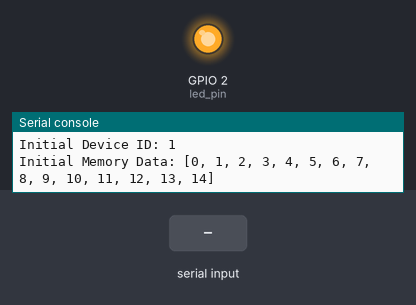
A program run on a simulated ESP32 board running MicroPython. On the bench: output pins drawn as LEDs (lit = HIGH), the last lines printed to the serial console. Inputs (shaded band) come from the test bench.

Above: at 1.2 s.
1.3 s: "{\n" received over the second serial link
At 2.9 s:
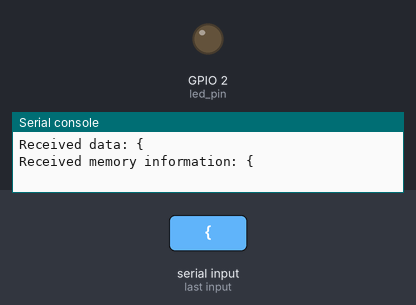
Timing chart, 0 to 4.4 s (numbered marks = the images above; inputs shaded):
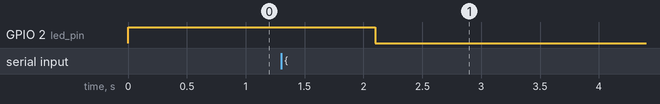

Measured:
- after the input at 1.3 s, GPIO 2 (led_pin): HIGH → LOW after 0.80 s

The program:

ESP_recieve_test.py
```python
import machine
from machine import Pin
import ujson
import time

# Configure UART and LED pin
uart = machine.UART(1, baudrate=115200, rx=16)  # Change rx pin as per your ESP32 board
led_pin = Pin(2, Pin.OUT)
led_pin.on()

# Global variables
memory_data = [0, 1, 2, 3, 4, 5, 6, 7, 8, 9, 10, 11, 12, 13, 14]
device_id = 1

def flash_led(duration=0.1):
    # Flash the LED for a specified duration
    led_pin.value(1)
    time.sleep(duration)
    led_pin.value(0)

def manage_memory(data):
    global device_id

    print("Received memory information:", data)

    try:
        # Concatenate received lines until a complete JSON string is obtained
        while data.count('{') > data.count('}'):
            if uart.any():
                data += uart.read(uart.any()).decode('utf-8')

        # Deserialize the JSON data back into a dictionary
        received_memory_info_dict = ujson.loads(data)

        # Process the received memory information as needed
        for received_device_id, info in received_memory_info_dict.items():
            print(f"Device ID: {received_device_id}, Data: {info['data']}")
            perform_memory_operation(received_device_id, info)
    except Exception as e:
        print("Error processing received data:", e)

def perform_memory_operation(received_device_id, data):
    global memory_data
    global device_id

    # Extracting nested data for the specified device ID
    nested_data = data.get(received_device_id, {}).get('data', {})
    start_index = nested_data.get("start_index", 0)
    stop_index = nested_data.get("stop_index", 0)
    operation_code = nested_data.get("operation_code", 0)

    if operation_code == 1:
        print(f"Copying and sending data for Device ID {received_device_id} from index {start_index} to {stop_index}")
        # Implement the logic for copying and sending data over UART
    elif operation_code == 2:
        print(f"Deleting and replacing data for Device ID {received_device_id} from index {start_index} to {stop_index}")
        memory_data[start_index:stop_index] = [0] * (stop_index - start_index)
        # Implement the logic for deleting and replacing data
    elif operation_code == 0:
        print(f"No-Op for Device ID {received_device_id}")
    elif operation_code == 3:
        print(f"Custom code execution for Device ID {received_device_id}")
        custom_code = nested_data.get("code", "")
        try:
            # Execute the custom code using exec with memory_data as a target
            exec(custom_code, {"memory_data": memory_data, "device_id": received_device_id})
        except Exception as e:
            print(f"Error executing custom code for Device ID {received_device_id}: {e}")
    else:
        print(f"Unknown operation code for Device ID {received_device_id}")

def main():
    global device_id
    print(f"Initial Device ID: {device_id}\nInitial Memory Data: {memory_data}")

    while True:
        if uart.any():
            data_received = uart.read(uart.any())
            flash_led()  # Flash the LED when data is received
            received_data = data_received.decode('utf-8').strip()
            print("Received data:", received_data)
            manage_memory(received_data)

        device_id = 1 if device_id == 4 else device_id + 1
        time.sleep(1)

if __name__ == "__main__":
    main()
```
